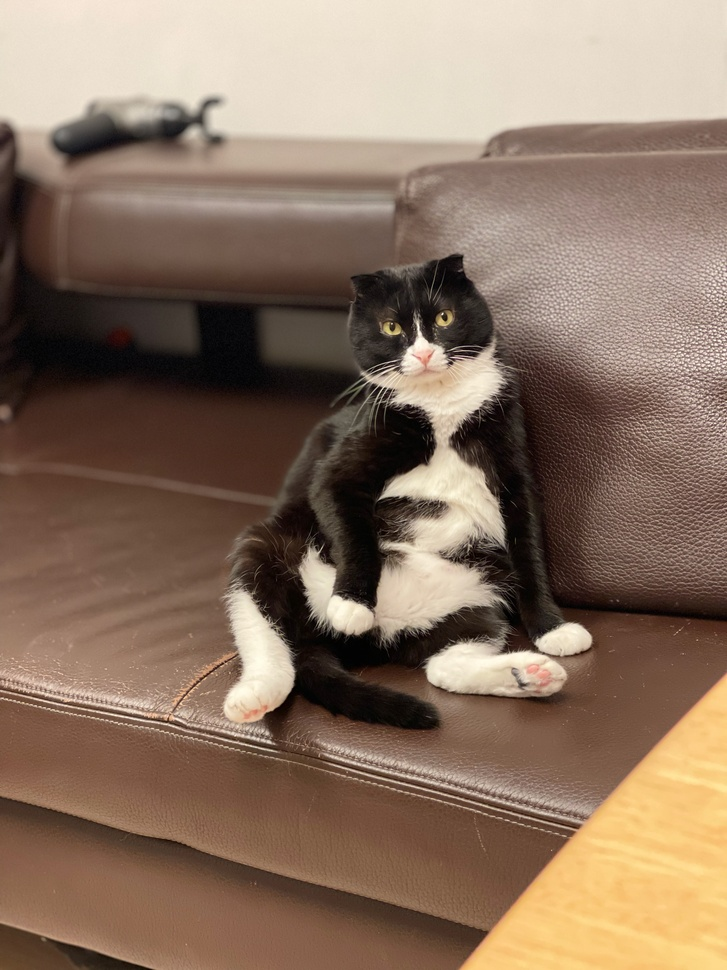
#> input picture Week_04/Day5/sample_image/IMG_0033.jpeg, 727 x 970 px, shrunk from 3024 x 4032 before the run
$ python day5_2.py
#> lines starting #> are read from the running program, lines starting #| are printed output that depends on the picture
import cv2
import numpy as np
from tqdm import tqdm

image = cv2.imread('./sample_image/IMG_0033.jpeg', cv2.IMREAD_GRAYSCALE)
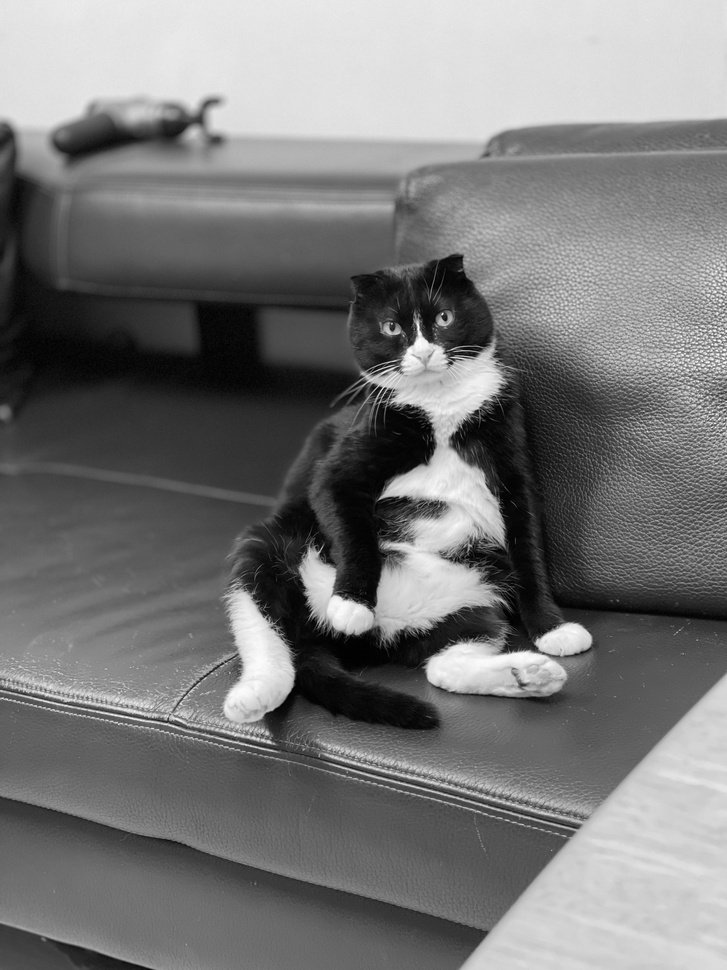
#> image: shape (970, 727); min 0, max 255, mean 119.7
before_image = image.copy()

MAX_PIXEL = 255


def mat_access(mat):
    pbar = tqdm(total=mat.shape[0] * mat.shape[1])

    for i in range(mat.shape[0]):
        for j in range(mat.shape[1]):
            # k = mat[i, j]  # 원소 접근 - mat1[i][j] 방식도 가능
            # mat[i, j] = MAX_PIXEL - k  # 원소 할당
            k = mat.item(i, j)  # 원소 접근
            mat.itemset((i, j), MAX_PIXEL - k)  # 원소 할당
            pbar.update(1)
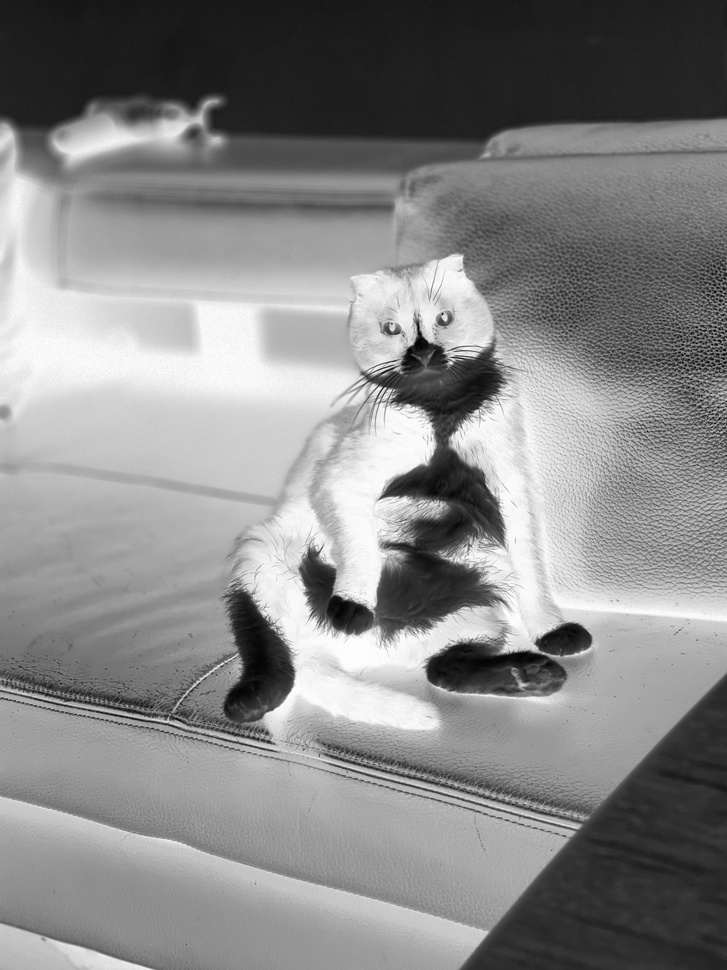
#> mat: shape (970, 727); min 0, max 255, mean 135.3

    pbar.close()


mat_access(image)

cv2.imshow('gray', np.hstack([before_image, image]))
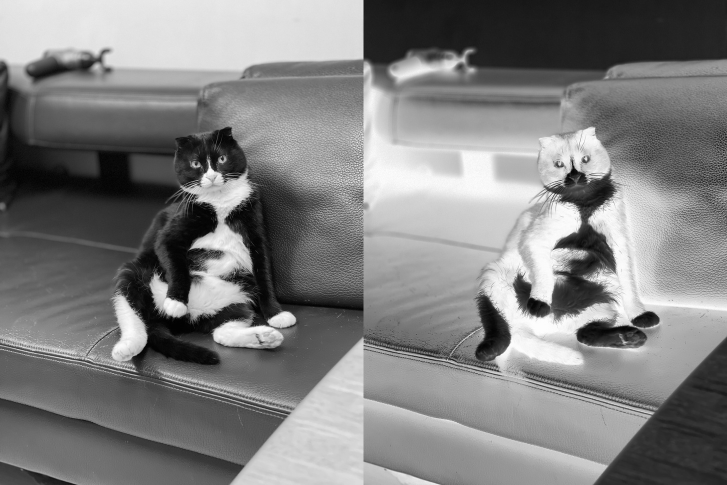
#> window 'gray': shape (970, 1454) (shown at 1/2 size); min 0, max 255, mean 127.5
cv2.waitKey()

$ run again, with Week_04/Day5/sample_image/IMG_0019.jpeg copied over Week_04/Day5/sample_image/IMG_0033.jpeg
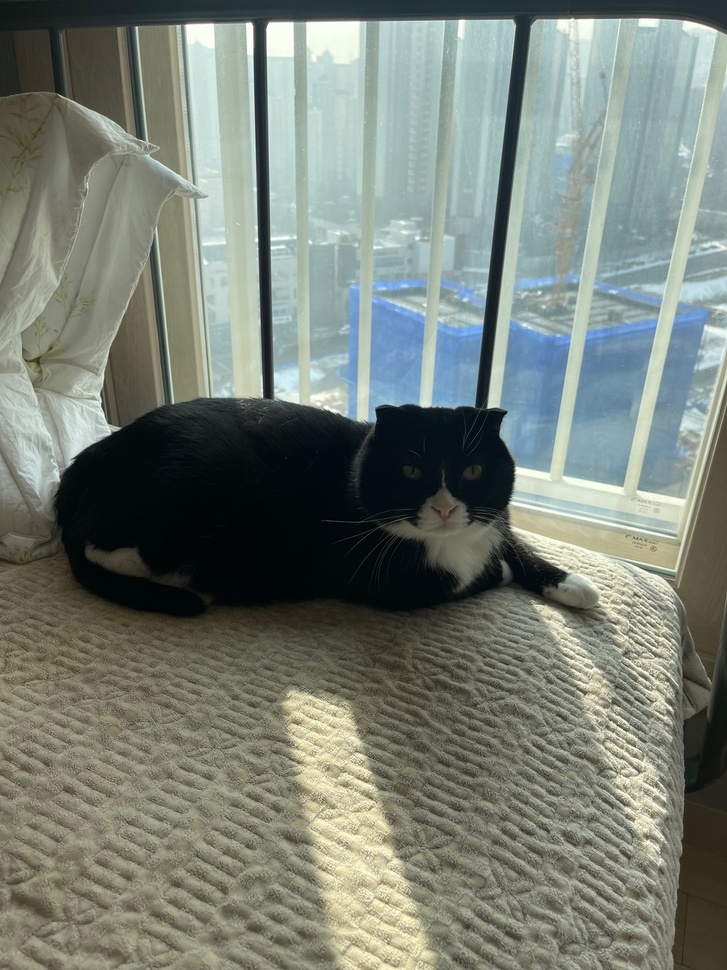
#> input picture Week_04/Day5/sample_image/IMG_0019.jpeg, 727 x 970 px, shrunk from 3024 x 4032 before the run
#> after the loop in mat_access, `for i in range(mat.shape[0]):`:
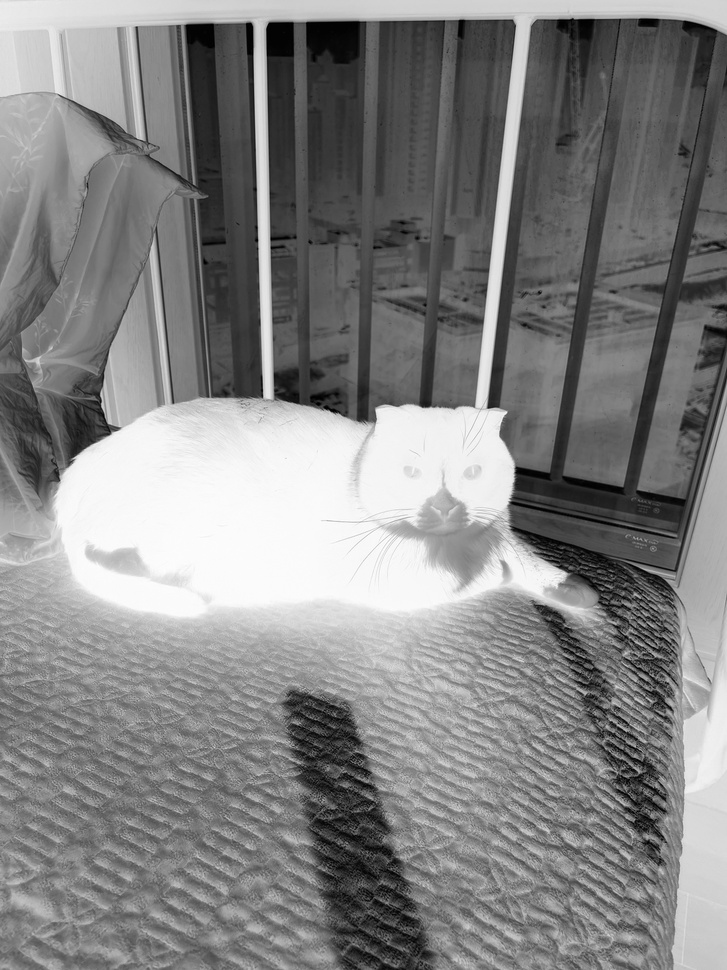
#> mat: shape (970, 727); min 0, max 255, mean 130.9
#> `cv2.imshow('gray', np.hstack([before_image, image]))`:
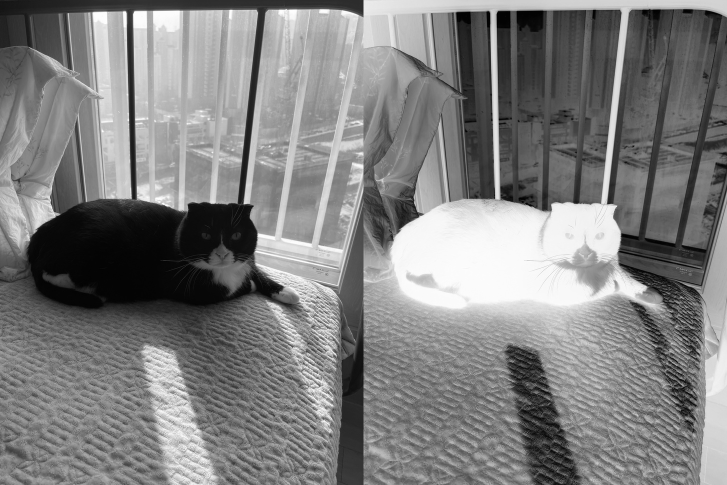
#> window 'gray': shape (970, 1454) (shown at 1/2 size); min 0, max 255, mean 127.5

$ run again, with Week_04/Day5/sample_image/IMG_5881.jpeg copied over Week_04/Day5/sample_image/IMG_0033.jpeg
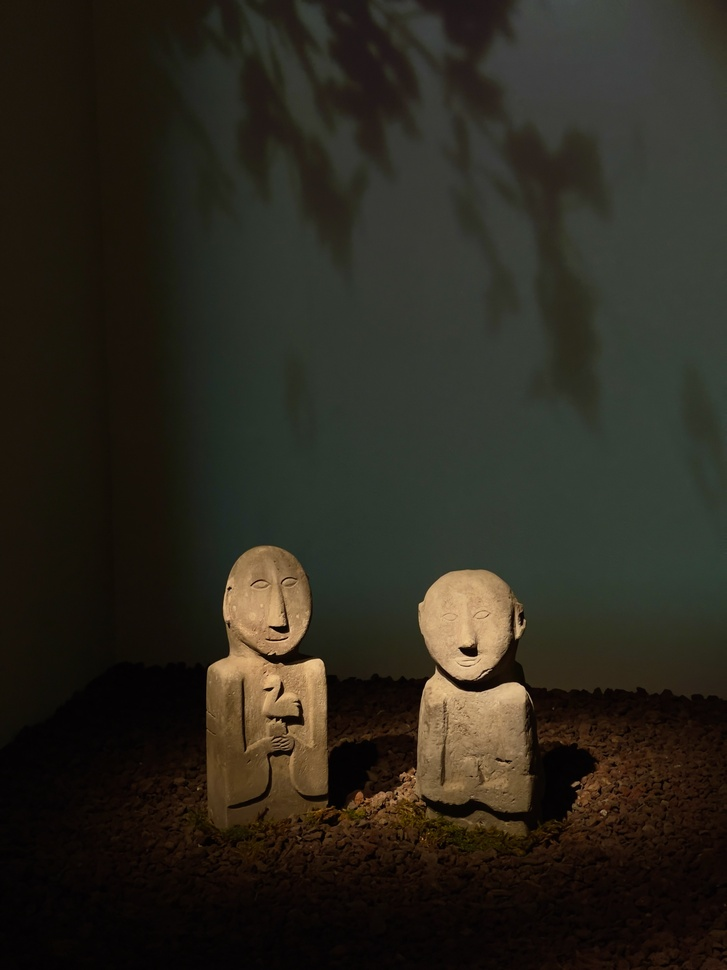
#> input picture Week_04/Day5/sample_image/IMG_5881.jpeg, 727 x 970 px, shrunk from 3024 x 4032 before the run
#> after the loop in mat_access, `for i in range(mat.shape[0]):`:
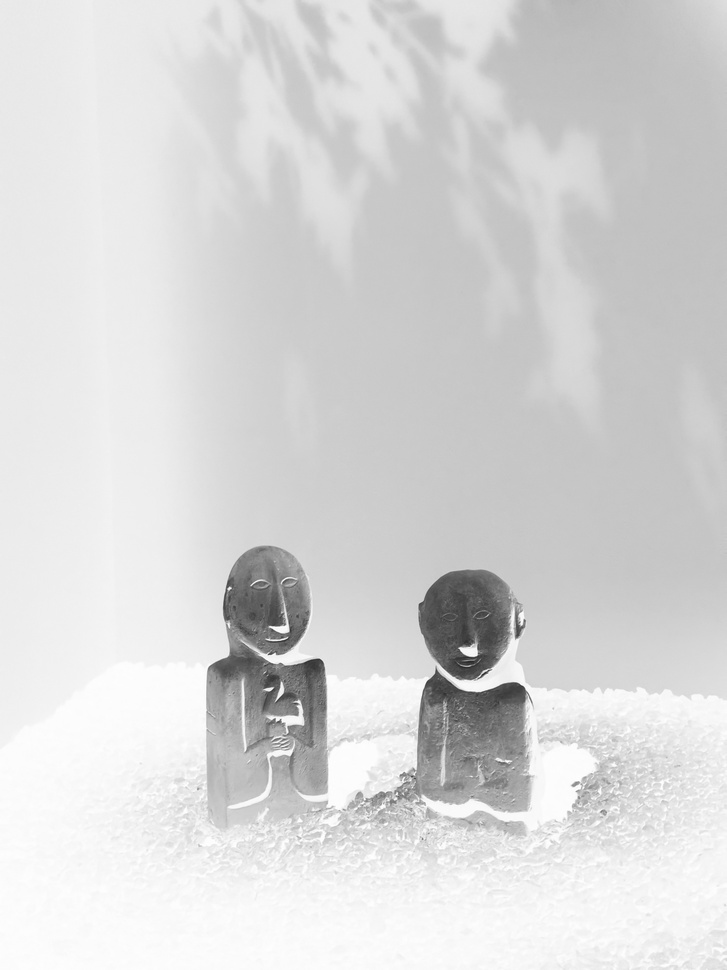
#> mat: shape (970, 727); min 38, max 255, mean 215.3
#> `cv2.imshow('gray', np.hstack([before_image, image]))`:
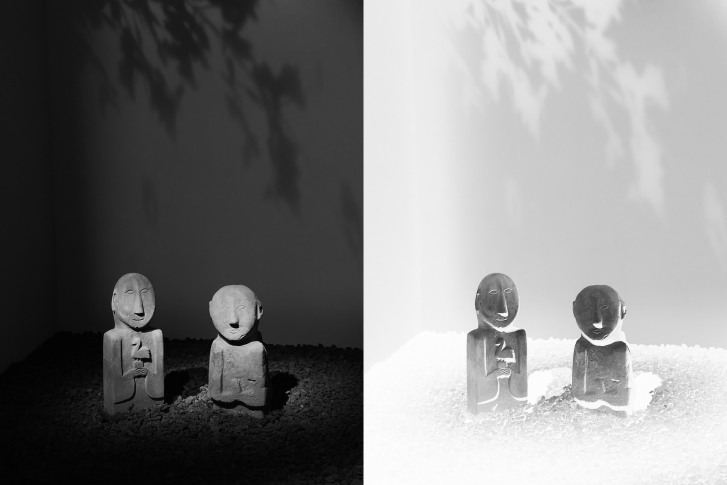
#> window 'gray': shape (970, 1454) (shown at 1/2 size); min 0, max 255, mean 127.5

$ run again, with Week_04/Day5/sample_image/IMG_6095.jpeg copied over Week_04/Day5/sample_image/IMG_0033.jpeg
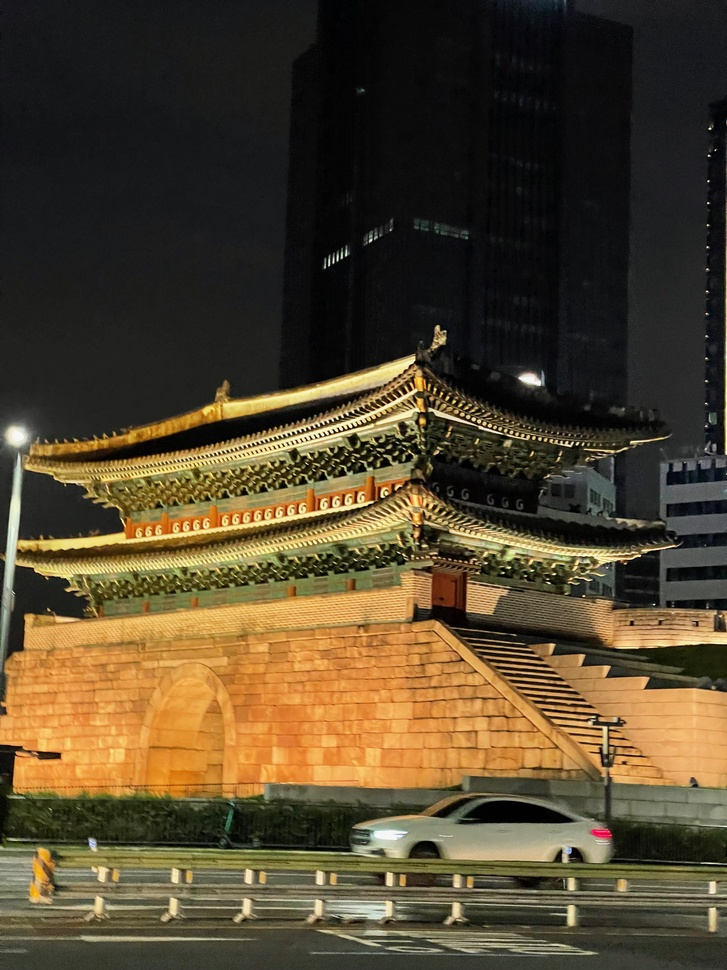
#> input picture Week_04/Day5/sample_image/IMG_6095.jpeg, 727 x 970 px, shrunk from 3024 x 4032 before the run
#> after the loop in mat_access, `for i in range(mat.shape[0]):`:
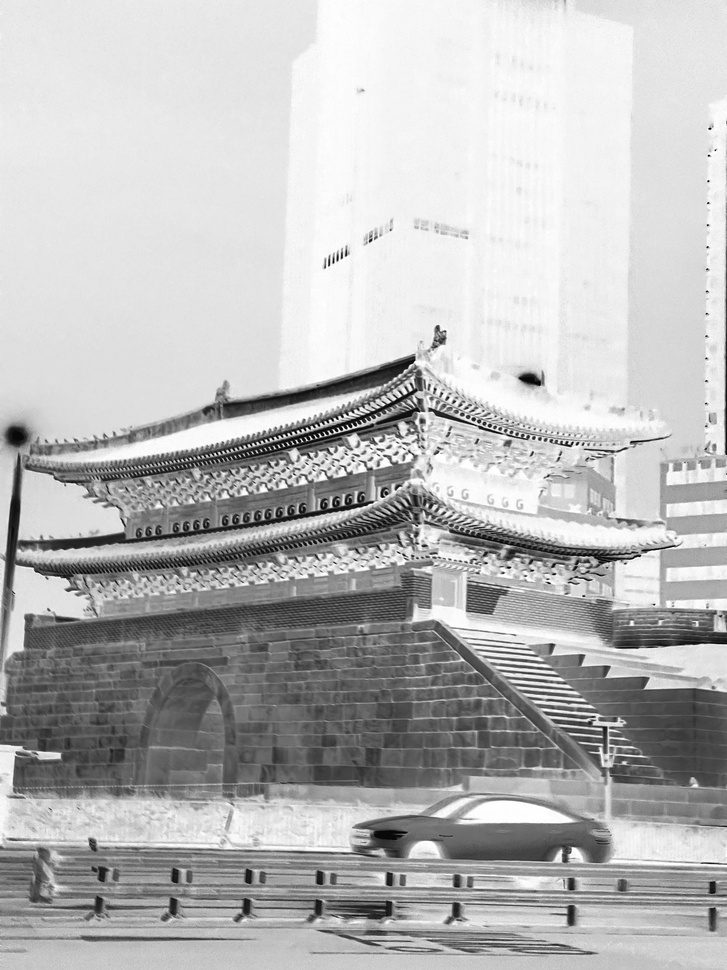
#> mat: shape (970, 727); min 0, max 255, mean 184.1
#> `cv2.imshow('gray', np.hstack([before_image, image]))`:
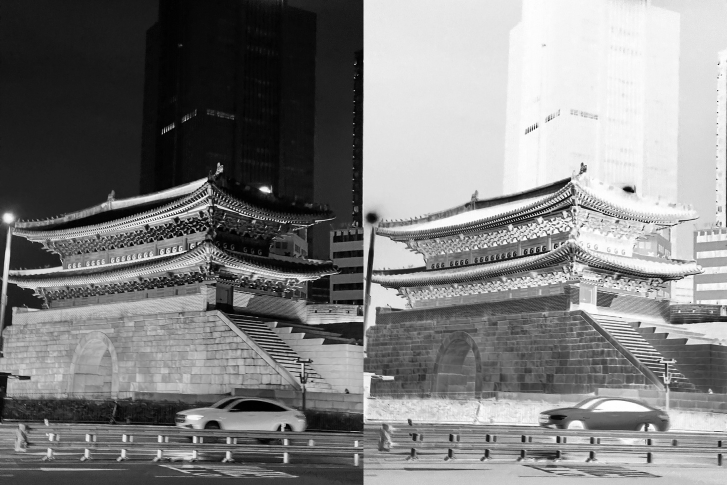
#> window 'gray': shape (970, 1454) (shown at 1/2 size); min 0, max 255, mean 127.5
